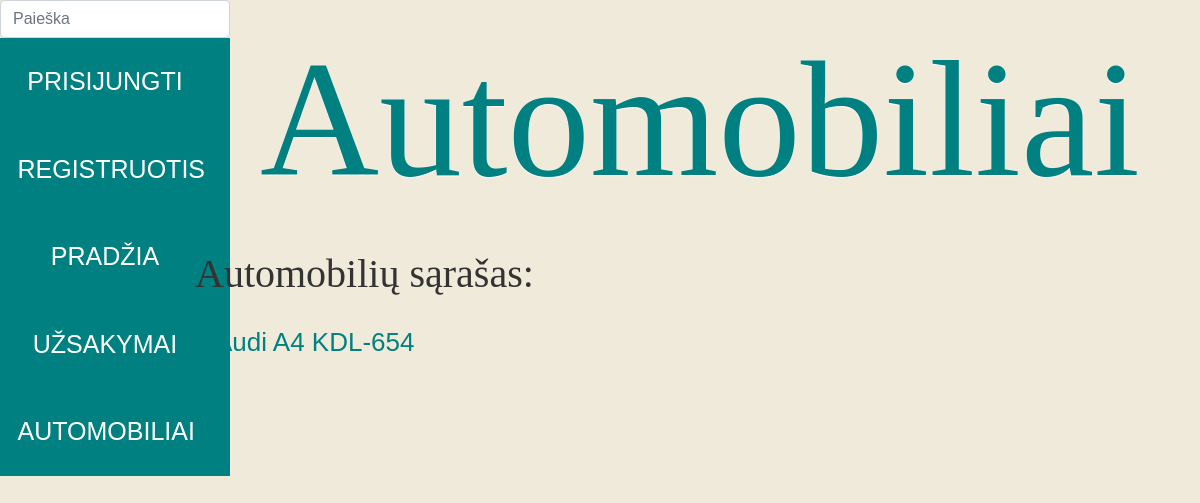
Before: /autoservice/cars/?page=2 with the older database file.
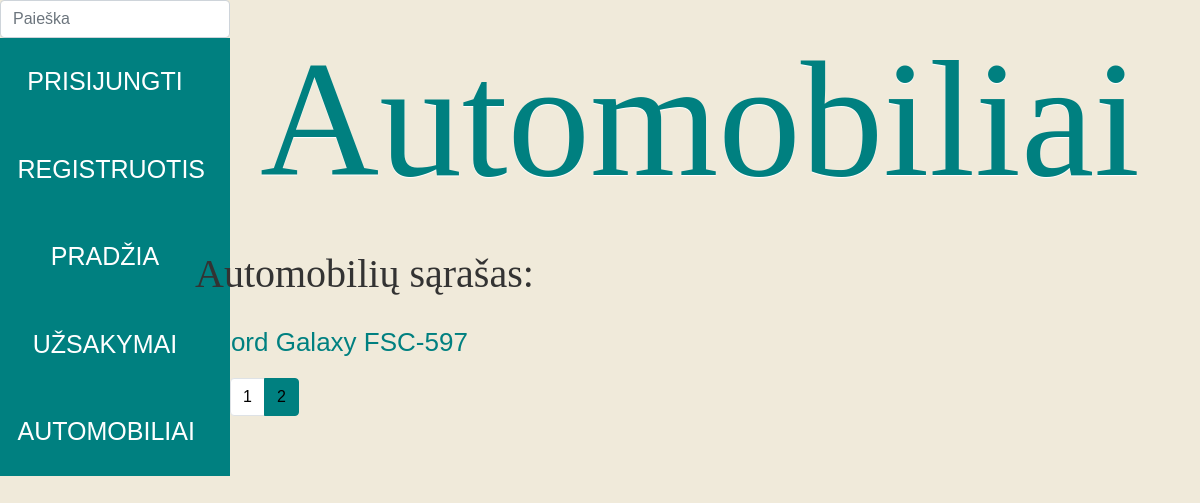
After: the same page with the newer database file.
### autoservice/models.py (models this page shows, shortened)
class Automobilis(models.Model):
    valstybinis_nr = models.CharField("Valstybinis_NR", max_length=7)
    automobilio_modelis_id = models.ForeignKey(
        "AutomobilioModelis", on_delete=models.SET_NULL, null=True
    )
    VIN_kodas = models.CharField(
        "VIN_kodas", max_length=200, help_text="Įveskite VIN kodą"
    )
    klientas = models.CharField("Klientas", max_length=200)
    nuotrauka = models.ImageField("Nuotrauka", upload_to="auto_nuotraukos", null=True)
    class Meta:
        verbose_name = "Automobilis"
        verbose_name_plural = "Automobiliai"

class AutomobilioModelis(models.Model):
    marke = models.CharField(
        "Markė", max_length=50, help_text="Įveskite automobilio markę"
    )
    modelis = models.CharField(
        "Modelis", max_length=50, help_text="Įveskite automobilio modelį"
    )
    class Meta:
        verbose_name = "Automobilio modelis"
        verbose_name_plural = "Automobilių modeliai"
    def __str__(self):
        return f"{self.marke} {self.modelis}"

### autoservice/views.py (the view)
# urls.py: path("cars/", views.cars, name="cars"),
def cars(request):
    paginator = Paginator(Automobilis.objects.all(), 1)
    page_number = request.GET.get("page")
    paged_cars = paginator.get_page(page_number)
    kontext = {"automobiliai": paged_cars}
    return render(request, "cars.html", context=kontext)

### autoservice/templates/cars.html
{% extends "base.html" %}}
{% block content %}
<div class="cars">
    <h1>Automobiliai</h1>
    <p style="margin-top: 60px; margin-left: -20px">Automobilių sąrašas:</p>
    {% for i in automobiliai %}
    <ul>
        <li>
            <span class="text-wrapper">
                <a href="{% url 'car' i.id %}" style="color: #008080;">
                    {{ i.automobilio_modelis_id }} {{ i.valstybinis_nr }}
                </a>
            </span>
        </li>
    </ul>
    {% endfor %}
</div>
<div class="container puslapiai">
    <nav aria-label="..." >
        {% if automobiliai.has_other_pages %}
            <ul class="pagination">
                {% for i in automobiliai.paginator.page_range %}
                    {% if automobiliai.number == i %}
                        <li class="page-item active">
                            <a class="page-link"> {{ i }}</a>
                        </li>
                    {% else %}
                    <li class="page-item">
                        <a class="page-link" href="?page={{ i }}">{{ i }}</a>
                    </li>
                    {% endif %}
                {% endfor %}
            </ul>
        {% endif %}
    </nav>
</div>
{% endblock %}

Changed rows visible on the page:
no longer on this page (row unchanged): Automobilis: automobilio_modelis_id "Audi A4", valstybinis_nr "KDL-654"
added Automobilis: automobilio_modelis_id "Ford Galaxy", valstybinis_nr "FSC-597"
Other visible differences:
new list line: "1"
new list line: "2"
